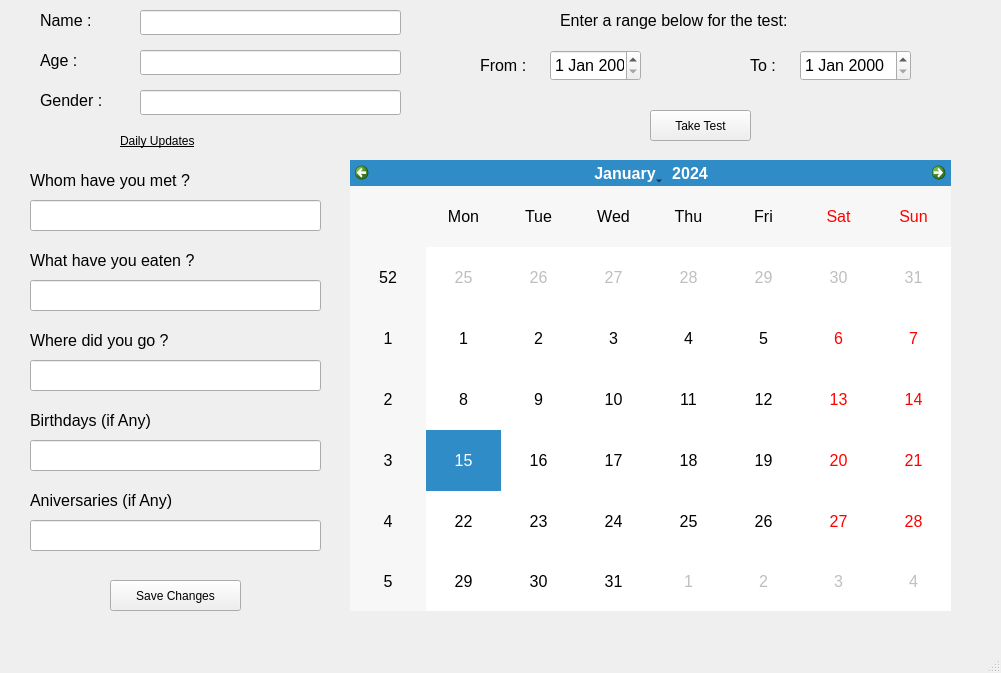
<?xml version="1.0" encoding="UTF-8"?>
<ui version="4.0">
 <class>MainWindow</class>
 <widget class="QMainWindow" name="Dashboard">
  <property name="geometry">
   <rect>
    <x>0</x>
    <y>0</y>
    <width>1001</width>
    <height>673</height>
   </rect>
  </property>
  <property name="windowTitle">
   <string>MainWindow</string>
  </property>
  <widget class="QWidget" name="centralwidget">
   <widget class="QCalendarWidget" name="calendarWidget">
    <property name="geometry">
     <rect>
      <x>350</x>
      <y>160</y>
      <width>601</width>
      <height>451</height>
     </rect>
    </property>
    <property name="styleSheet">
     <string notr="true">font-size : 12pt;</string>
    </property>
   </widget>
   <widget class="QLineEdit" name="Name">
    <property name="geometry">
     <rect>
      <x>140</x>
      <y>10</y>
      <width>261</width>
      <height>25</height>
     </rect>
    </property>
   </widget>
   <widget class="QLabel" name="label">
    <property name="geometry">
     <rect>
      <x>40</x>
      <y>10</y>
      <width>101</width>
      <height>21</height>
     </rect>
    </property>
    <property name="styleSheet">
     <string notr="true">font-size : 12pt;</string>
    </property>
    <property name="text">
     <string>Name : </string>
    </property>
   </widget>
   <widget class="QLabel" name="label_2">
    <property name="geometry">
     <rect>
      <x>40</x>
      <y>50</y>
      <width>101</width>
      <height>21</height>
     </rect>
    </property>
    <property name="styleSheet">
     <string notr="true">font-size : 12pt;</string>
    </property>
    <property name="text">
     <string>Age : </string>
    </property>
   </widget>
   <widget class="QLabel" name="label_3">
    <property name="geometry">
     <rect>
      <x>40</x>
      <y>90</y>
      <width>101</width>
      <height>21</height>
     </rect>
    </property>
    <property name="styleSheet">
     <string notr="true">font-size : 12pt;</string>
    </property>
    <property name="text">
     <string>Gender : </string>
    </property>
   </widget>
   <widget class="QLineEdit" name="Age">
    <property name="geometry">
     <rect>
      <x>140</x>
      <y>50</y>
      <width>261</width>
      <height>25</height>
     </rect>
    </property>
   </widget>
   <widget class="QLineEdit" name="Gender">
    <property name="geometry">
     <rect>
      <x>140</x>
      <y>90</y>
      <width>261</width>
      <height>25</height>
     </rect>
    </property>
   </widget>
   <widget class="QDateEdit" name="starting_date">
    <property name="geometry">
     <rect>
      <x>550</x>
      <y>50</y>
      <width>91</width>
      <height>31</height>
     </rect>
    </property>
    <property name="styleSheet">
     <string notr="true">font-size : 12pt;
</string>
    </property>
   </widget>
   <widget class="QLabel" name="label_4">
    <property name="geometry">
     <rect>
      <x>560</x>
      <y>0</y>
      <width>261</width>
      <height>41</height>
     </rect>
    </property>
    <property name="styleSheet">
     <string notr="true">font-size : 12pt
</string>
    </property>
    <property name="text">
     <string>Enter a range below for the test:</string>
    </property>
   </widget>
   <widget class="QLabel" name="label_5">
    <property name="geometry">
     <rect>
      <x>480</x>
      <y>50</y>
      <width>54</width>
      <height>31</height>
     </rect>
    </property>
    <property name="styleSheet">
     <string notr="true">font-size : 12pt;
</string>
    </property>
    <property name="text">
     <string>From : </string>
    </property>
   </widget>
   <widget class="QLabel" name="label_6">
    <property name="geometry">
     <rect>
      <x>750</x>
      <y>50</y>
      <width>61</width>
      <height>31</height>
     </rect>
    </property>
    <property name="styleSheet">
     <string notr="true">font-size : 12pt;</string>
    </property>
    <property name="text">
     <string>To : </string>
    </property>
   </widget>
   <widget class="QDateEdit" name="ending_date">
    <property name="geometry">
     <rect>
      <x>800</x>
      <y>50</y>
      <width>111</width>
      <height>31</height>
     </rect>
    </property>
    <property name="styleSheet">
     <string notr="true">font-size : 12pt;
</string>
    </property>
   </widget>
   <widget class="QPushButton" name="takeTestButton">
    <property name="geometry">
     <rect>
      <x>650</x>
      <y>110</y>
      <width>101</width>
      <height>31</height>
     </rect>
    </property>
    <property name="text">
     <string>Take Test</string>
    </property>
   </widget>
   <widget class="QPushButton" name="saveChanges">
    <property name="geometry">
     <rect>
      <x>110</x>
      <y>580</y>
      <width>131</width>
      <height>31</height>
     </rect>
    </property>
    <property name="text">
     <string>Save Changes</string>
    </property>
   </widget>
   <widget class="QLabel" name="label_7">
    <property name="geometry">
     <rect>
      <x>120</x>
      <y>120</y>
      <width>121</width>
      <height>41</height>
     </rect>
    </property>
    <property name="styleSheet">
     <string notr="true">

font: 14pt &quot;Cantarell&quot;;
text-decoration: underline;</string>
    </property>
    <property name="text">
     <string>Daily Updates</string>
    </property>
   </widget>
   <widget class="QLabel" name="label_8">
    <property name="geometry">
     <rect>
      <x>30</x>
      <y>160</y>
      <width>171</width>
      <height>41</height>
     </rect>
    </property>
    <property name="styleSheet">
     <string notr="true">font-size : 12pt;
</string>
    </property>
    <property name="text">
     <string>Whom have you met ?</string>
    </property>
   </widget>
   <widget class="QLineEdit" name="People_Met">
    <property name="geometry">
     <rect>
      <x>30</x>
      <y>200</y>
      <width>291</width>
      <height>31</height>
     </rect>
    </property>
   </widget>
   <widget class="QLineEdit" name="Foods_Eaten">
    <property name="geometry">
     <rect>
      <x>30</x>
      <y>280</y>
      <width>291</width>
      <height>31</height>
     </rect>
    </property>
   </widget>
   <widget class="QLineEdit" name="Places_Visited_2">
    <property name="geometry">
     <rect>
      <x>30</x>
      <y>360</y>
      <width>291</width>
      <height>31</height>
     </rect>
    </property>
   </widget>
   <widget class="QLabel" name="label_10">
    <property name="geometry">
     <rect>
      <x>30</x>
      <y>240</y>
      <width>171</width>
      <height>41</height>
     </rect>
    </property>
    <property name="styleSheet">
     <string notr="true">font-size : 12pt;
</string>
    </property>
    <property name="text">
     <string>What have you eaten ?</string>
    </property>
   </widget>
   <widget class="QLabel" name="label_11">
    <property name="geometry">
     <rect>
      <x>30</x>
      <y>320</y>
      <width>171</width>
      <height>41</height>
     </rect>
    </property>
    <property name="styleSheet">
     <string notr="true">font-size : 12pt;
</string>
    </property>
    <property name="text">
     <string>Where did you go ?</string>
    </property>
   </widget>
   <widget class="QLabel" name="label_12">
    <property name="geometry">
     <rect>
      <x>30</x>
      <y>400</y>
      <width>171</width>
      <height>41</height>
     </rect>
    </property>
    <property name="styleSheet">
     <string notr="true">font-size : 12pt;
</string>
    </property>
    <property name="text">
     <string>Birthdays (if Any)</string>
    </property>
   </widget>
   <widget class="QLineEdit" name="Birthdays">
    <property name="geometry">
     <rect>
      <x>30</x>
      <y>440</y>
      <width>291</width>
      <height>31</height>
     </rect>
    </property>
   </widget>
   <widget class="QLabel" name="label_13">
    <property name="geometry">
     <rect>
      <x>30</x>
      <y>480</y>
      <width>171</width>
      <height>41</height>
     </rect>
    </property>
    <property name="styleSheet">
     <string notr="true">font-size : 12pt;
</string>
    </property>
    <property name="text">
     <string>Aniversaries (if Any)</string>
    </property>
   </widget>
   <widget class="QLineEdit" name="Aniversaries">
    <property name="geometry">
     <rect>
      <x>30</x>
      <y>520</y>
      <width>291</width>
      <height>31</height>
     </rect>
    </property>
   </widget>
  </widget>
  <widget class="QMenuBar" name="menubar">
   <property name="geometry">
    <rect>
     <x>0</x>
     <y>0</y>
     <width>1001</width>
     <height>22</height>
    </rect>
   </property>
  </widget>
  <widget class="QStatusBar" name="statusbar"/>
 </widget>
 <resources/>
 <connections/>
</ui>
